Frame 1 (no input): blank canvas, image omitted
Frame 60 (no input): blank canvas, image omitted
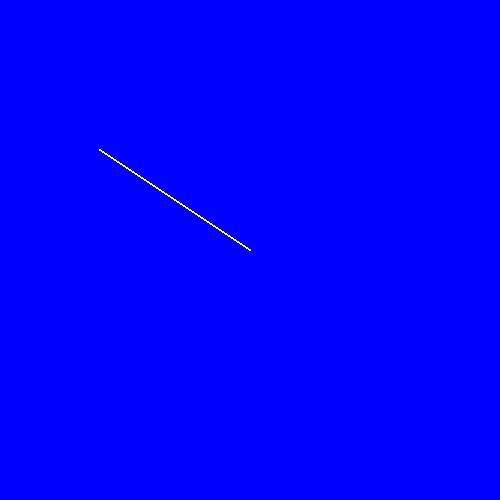
Frame 120 (the mouse pressed at the canvas centre since frame 60)

The p5.js sketch whose frames 1 and 60 were blank and that drew this single picture after the mouse press (run headless with seeded random() and noise() and a simulated clock; from frame 60 on, the mouse is pressed at the canvas centre):

// p5.js sketch
// ── sketch.js
function setup() {
    createCanvas(500, 500);
    background("blue");
  }
  
  function draw() {
    
    
    stroke("yellow")
    fill("yellow")
   
   // console.log(mouseIsPressed);
    
    if (mouseIsPressed) {
      triangle(mouseX,mouseY,100,150);
    }  
  }
